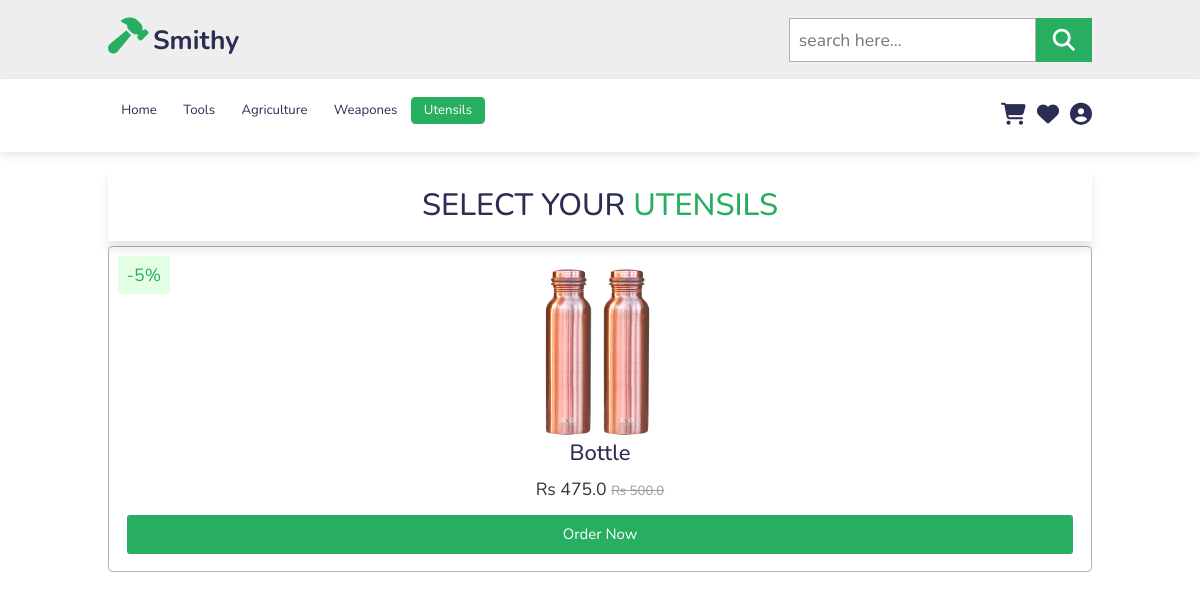
/utensils/ (signed in), run on the app's committed database.
### product/models.py (models this page shows, shortened)
class Product(models.Model):
    name = models.CharField(max_length=100)
    price = models.FloatField(default=0)
    discount = models.IntegerField(default=0)
    discounted_price = models.FloatField(default=0)
    description = models.TextField(blank= True, null=True, unique = True)
    category = models.CharField(max_length=100)
    product_image = models.ImageField(upload_to='static/image/')
    quantity=models.IntegerField(default=1)
    seller = models.CharField(default='NA',max_length=100)
    seller_email = models.CharField(default='NA',max_length=100)
    @property
    def discounted_price(self):
        discount_amount = (self.price * self.discount) / 100
        discounted_price = self.price - discount_amount
        return discounted_price

### smithy/views.py (the view)
# urls.py: path('utensils/', views.utensils, name='utensils'),
@login_required(login_url='login')
def utensils(request):
    productData = Product.objects.all().order_by('price')
    data = {
        'productData': productData
    }
    return render(request, "utensils.html", data)

### templates/utensils.html
{% extends 'base.html' %}
{% load static %}
{% block content %}
<section class="product" id="product">
    <h1 class="heading">Select Your <span>utensils</span></h1>
    <div class="box-container">
        {% for n in productData %}
        {% if n.category == "Utensils" %}
        <div class="box">
            {% if n.discount > 0 %}
            <span class="discount">-{{n.discount}}%</span>
            {% endif %}
            <img src="/{{n.product_image}}" alt="">
            <h3>{{n.name}}</h3>
            <div class="price">Rs {{n.discounted_price}}
                {% if n.discount > 0 %}
                <span> Rs {{n.price}} </span>
                {% endif %}
            </div>
            <a href="{% url 'product_details' n.id %}" class="btn">Order Now</a>
        </div>
        {% endif %}
        {% endfor %}
    </div>
</section>
{% endblock %}

### static/css/style.css (style rules this page uses)
:root { --green: #27ae60; --black: #2c2c54; }
* { font-family: 'Nunito', sans-serif; margin: 0; padding: 0; box-sizing: border-box; outline: none; border: none; text-decoration: none; text-transform: capitalize; transition: all .2s linear; }
html { font-size: 62.5%; overflow-x: hidden; scroll-padding-top: 6.5rem; scroll-behavior: smooth; }
a { text-decoration: none; }
section { padding: 2rem 9%; }
.btn { display: inline-block; margin-top: 1rem; background: var(--green); color: #fff; padding: .8rem 3rem; font-size: 1.7rem; text-align: center; cursor: pointer; }
.heading { text-align: center; color: var(--black); text-transform: uppercase; padding: 1rem; font-size: 3.5rem; padding-bottom: 2rem; }
.heading span { color: var(--green); text-transform: uppercase; }
.product .box-container { display: flex; flex-wrap: wrap; gap: 1.5rem; }
.product .box-container .box { flex: 1 1 30rem; text-align: center; padding: 2rem; border: .1rem solid rgba(0, 0, 0, .3); border-radius: .5rem; overflow: hidden; position: relative; }
.product .box-container .box img { height: 20rem; }
.product .box-container .box .discount { position: absolute; top: 1rem; left: 1rem; background: rgba(0, 255, 0, .1); color: var(--green); padding: .7rem 1rem; font-size: 2rem; }
.product .box-container .box h3 { color: var(--black); font-size: 2.5rem; }
.product .box-container .box .price { font-size: 2rem; color: #333; padding: .5rem 0; }
.product .box-container .box .price span { font-size: 1.5rem; color: #999; text-decoration: line-through; }
.product .box-container .box .btn { display: block; }
@media (max-width:1200px) { html { font-size: 55%; } }

### static/css/cart.css (style rules this page uses)
:root { --green: #27ae60; --black: #2c2c54; }
.heading { padding: 2rem; box-shadow: 0 1rem 1rem rgba(0, 0, 0, 0.1); text-align: center; color: var(--black); font-size: 3.5rem; }
.heading span { position: relative; color: var(--green); }

### data on the page
Product: discount "5", product_image (picture), name "Bottle", discounted_price "475.0", price "500.0"
